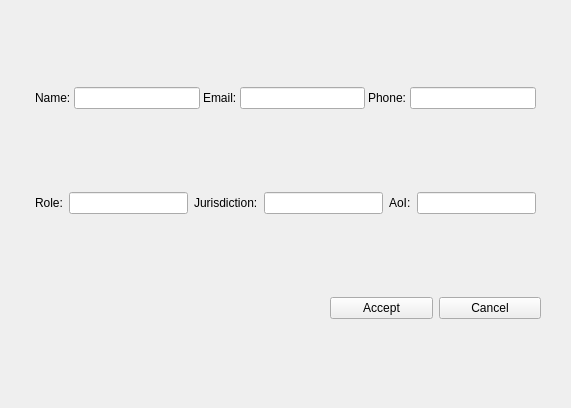
<?xml version="1.0" encoding="UTF-8"?>
<ui version="4.0">
 <class>form_uhub_org</class>
 <widget class="QWidget" name="form_uhub_org">
  <property name="geometry">
   <rect>
    <x>0</x>
    <y>0</y>
    <width>571</width>
    <height>408</height>
   </rect>
  </property>
  <property name="windowTitle">
   <string>Form</string>
  </property>
  <layout class="QVBoxLayout" name="verticalLayout">
   <property name="leftMargin">
    <number>30</number>
   </property>
   <property name="topMargin">
    <number>10</number>
   </property>
   <property name="rightMargin">
    <number>30</number>
   </property>
   <item>
    <layout class="QHBoxLayout" name="hlayout_name" stretch="0,0,0,0,0,0">
     <property name="spacing">
      <number>3</number>
     </property>
     <property name="leftMargin">
      <number>5</number>
     </property>
     <property name="rightMargin">
      <number>5</number>
     </property>
     <item>
      <widget class="QLabel" name="lbl_name">
       <property name="text">
        <string>Name:</string>
       </property>
      </widget>
     </item>
     <item>
      <widget class="QLineEdit" name="le_name"/>
     </item>
     <item>
      <widget class="QLabel" name="lbl_email">
       <property name="text">
        <string>Email:</string>
       </property>
      </widget>
     </item>
     <item>
      <widget class="QLineEdit" name="le_email"/>
     </item>
     <item>
      <widget class="QLabel" name="lbl_phone">
       <property name="text">
        <string>Phone:</string>
       </property>
      </widget>
     </item>
     <item>
      <widget class="QLineEdit" name="le_phone"/>
     </item>
    </layout>
   </item>
   <item>
    <layout class="QHBoxLayout" name="hlayout_role" stretch="0,0,0,0,0,0">
     <property name="leftMargin">
      <number>5</number>
     </property>
     <property name="rightMargin">
      <number>5</number>
     </property>
     <item>
      <widget class="QLabel" name="lbl_role">
       <property name="text">
        <string>Role:</string>
       </property>
      </widget>
     </item>
     <item>
      <widget class="QLineEdit" name="le_role"/>
     </item>
     <item>
      <widget class="QLabel" name="lbl_jurisdiction">
       <property name="text">
        <string>Jurisdiction:</string>
       </property>
       <property name="wordWrap">
        <bool>false</bool>
       </property>
      </widget>
     </item>
     <item>
      <widget class="QLineEdit" name="le_jurisdiction"/>
     </item>
     <item>
      <widget class="QLabel" name="lbl_aoi">
       <property name="text">
        <string>AoI:</string>
       </property>
      </widget>
     </item>
     <item>
      <widget class="QLineEdit" name="le_aoi"/>
     </item>
    </layout>
   </item>
   <item>
    <layout class="QHBoxLayout" name="hlayout_btn_uhub_org">
     <property name="leftMargin">
      <number>300</number>
     </property>
     <item>
      <widget class="QPushButton" name="btn_accept">
       <property name="text">
        <string>Accept</string>
       </property>
      </widget>
     </item>
     <item>
      <widget class="QPushButton" name="btn_cancel">
       <property name="text">
        <string>Cancel</string>
       </property>
      </widget>
     </item>
    </layout>
   </item>
  </layout>
 </widget>
 <resources/>
 <connections/>
</ui>
